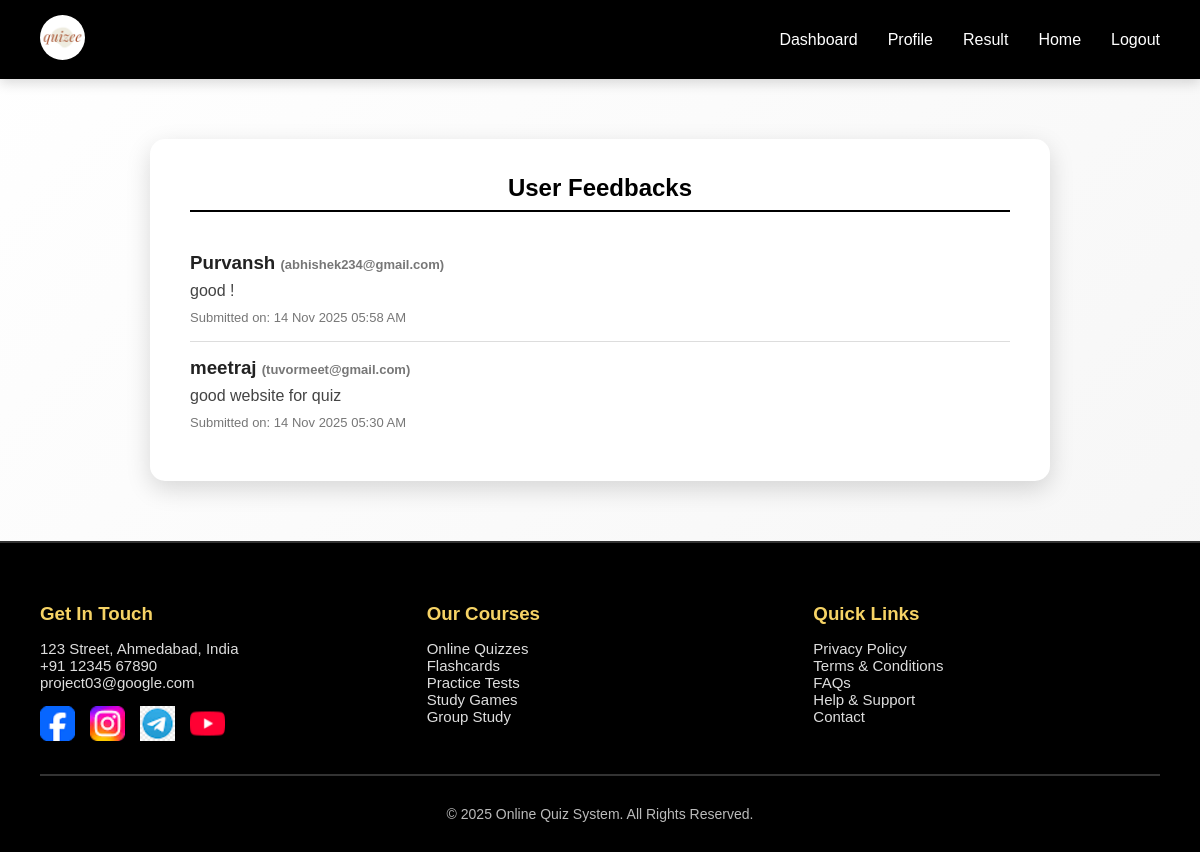
The page /feedback-add.php on the database its author committed.
### tables this page shows
CREATE TABLE `feedback` (
  `id` int(11) NOT NULL,
  `user_name` varchar(100) NOT NULL,
  `email` varchar(150) NOT NULL,
  `message` text NOT NULL,
  `created_at` timestamp NOT NULL DEFAULT current_timestamp()
);

### feedback-add.php (the view, shortened to what this page needs)
<?php
$con = mysqli_connect("localhost", "root", "", "quize");
$sql = "SELECT user_name, email, message, created_at FROM feedback ORDER BY created_at DESC";
$result = mysqli_query($con, $sql);
?>
<!DOCTYPE html>
<html lang="en">
<head>
</head>
<body>
<nav class="navbar">
  <div class="logo">
      <img src="img/logo.png" alt="Logo">
  </div>
  <ul class="nav-links">
      <li><a href="teacher-deshbord.php">Dashboard</a></li>
      <li><a href="profile.php">Profile</a></li>
      <li><a href="watch-result.php">Result</a></li>
      <li><a href="teacher-home.php">Home</a></li>
      <li><a href="index.php">Logout</a></li>
  </ul>
</nav>
<div class="container">
    <h2>User Feedbacks</h2>
    <?php
    if (mysqli_num_rows($result) > 0) {
        while ($row = mysqli_fetch_assoc($result)) {
            echo "<div class='feedback-item'>";
            echo "<h3>" . htmlspecialchars($row['user_name']) .
                 " <small>(" . htmlspecialchars($row['email']) . ")</small></h3>";
            echo "<p>" . nl2br(htmlspecialchars($row['message'])) . "</p>";
            echo "<small>Submitted on: " . date("d M Y h:i A", strtotime($row['created_at'])) . "</small>";
            echo "</div>";
        }
    } else {
        echo "<p style='text-align:center;color:#555;'>No feedback available yet.</p>";
    }
    ?>
</div>
<footer>
  <div style="max-width:1200px;margin:auto;display:flex;flex-wrap:wrap;justify-content:space-between;gap:40px;">
    <div style="flex:1;min-width:250px;">
      <h3>Get In Touch</h3>
      <p>123 Street, Ahmedabad, India</p>
      <p>+91 12345 67890</p>
      <p>project03@google.com</p>
      <div class="socials">
        <a href="#"><img src="img/face.png" alt="Facebook"></a>
        <a href="#"><img src="img/inst.png" alt="Instagram"></a>
        <a href="#"><img src="img/tele.png" alt="Telegram"></a>
        <a href="#"><img src="img/You.png" alt="YouTube"></a>
      </div>
    </div>
    <div style="flex:1;min-width:200px;">
      <h3>Our Courses</h3>
      <p><a href="#">Online Quizzes</a></p>
      <p><a href="#">Flashcards</a></p>
      <p><a href="#">Practice Tests</a></p>
      <p><a href="#">Study Games</a></p>
      <p><a href="#">Group Study</a></p>
    </div>
    <div style="flex:1;min-width:200px;">
      <h3>Quick Links</h3>
      <p><a href="#">Privacy Policy</a></p>
      <p><a href="#">Terms & Conditions</a></p>
      <p><a href="#">FAQs</a></p>
      <p><a href="#">Help & Support</a></p>
      <p><a href="#">Contact</a></p>
    </div>
  </div>
  <hr>
  <p class="copy">&copy; 2025 Online Quiz System. All Rights Reserved.</p>
</footer>
</body>
</html>

### feedback-add.php (style rules this page uses)
:root { --bg-light: #ffffff; --bg-dark: #f5f5f5; --text-dark: #111; --text-light: #fff; --accent: #000; --shadow: rgba(0,0,0,0.15); }
* { margin: 0; padding: 0; box-sizing: border-box; font-family: "Poppins", sans-serif; }
body { background: linear-gradient(135deg, var(--bg-light), var(--bg-dark)); min-height: 100vh; display: flex; flex-direction: column; color: var(--text-dark); }
nav.navbar { background: var(--accent); padding: 15px 40px; display: flex; justify-content: space-between; align-items: center; box-shadow: 0 4px 12px var(--shadow); position: sticky; top: 0; z-index: 1000; }
nav .logo img { width: 45px; height: 45px; border-radius: 50%; }
nav .nav-links { list-style: none; display: flex; gap: 30px; }
nav .nav-links li a { text-decoration: none; color: var(--text-light); font-weight: 500; transition: 0.3s; }
.container { flex: 1; width: 90%; max-width: 900px; margin: 60px auto; background: var(--bg-light); border-radius: 15px; padding: 35px 40px; box-shadow: 0 8px 25px var(--shadow); animation: fadeIn 0.4s ease-in-out; }
.container h2 { text-align: center; margin-bottom: 25px; color: var(--accent); border-bottom: 2px solid #000; padding-bottom: 8px; font-weight: 600; }
.feedback-item { border-bottom: 1px solid #ddd; padding: 15px 0; }
.feedback-item:last-child { border-bottom: none; }
.feedback-item h3 { margin: 0; color: #222; }
.feedback-item p { margin: 5px 0; color: #444; line-height: 1.5; }
.feedback-item small { color: #777; font-size: 13px; }
footer { background: #000; color: #fff; padding: 60px 40px 30px; border-top: 2px solid #333; }
footer h3 { color: #f6d365; margin-bottom: 15px; }
footer p, footer a { color: #ddd; font-size: 15px; text-decoration: none; transition: 0.3s; }
footer .socials { margin-top: 15px; display: flex; gap: 15px; align-items: center; }
footer .socials img { width: 35px; transition: 0.3s; }
hr { margin: 30px 0; border: 0.5px solid #ffffff33; }
footer p.copy { text-align: center; margin-top: 15px; color: #bbb; font-size: 14px; }

### rows shown on the page
feedback: user_name "Purvansh", email "abhishek234@gmail.com", message "good !", created_at "14 Nov 2025 05:58 AM"
feedback: user_name "meetraj", email "tuvormeet@gmail.com", message "good website for quiz", created_at "14 Nov 2025 05:30 AM"
